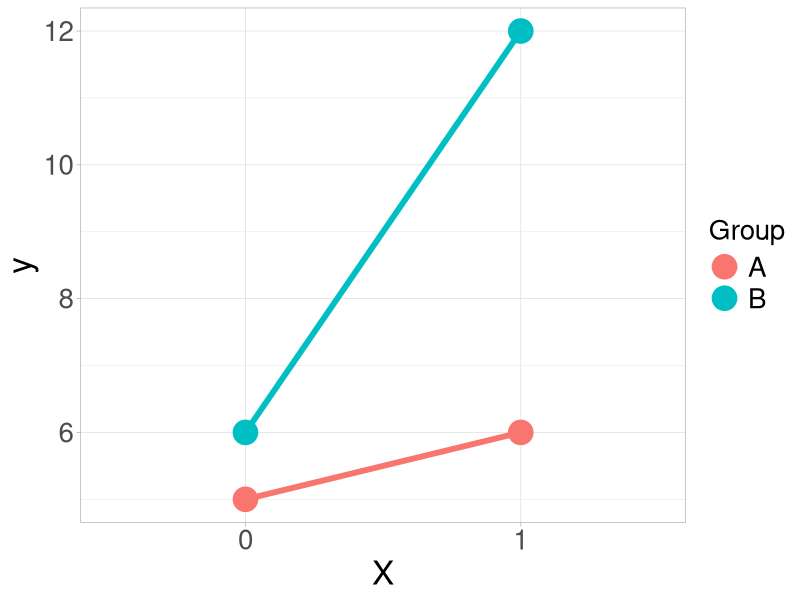
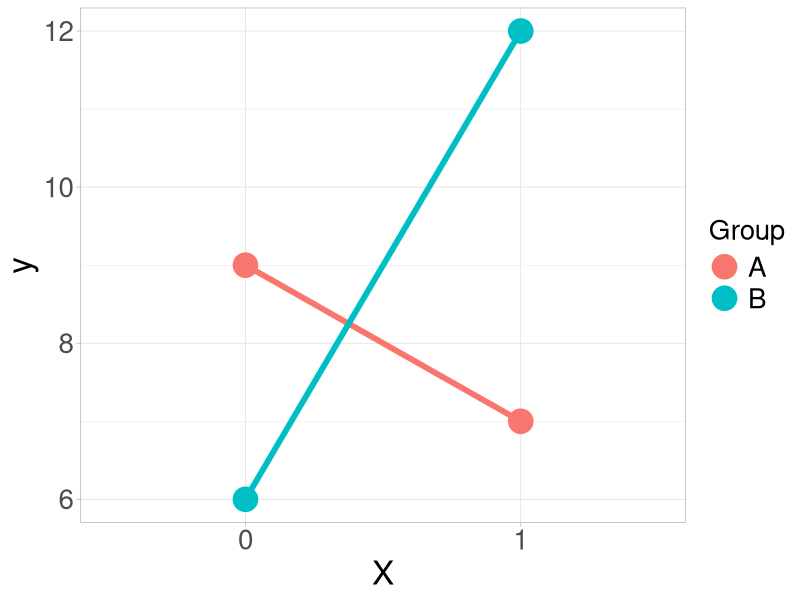
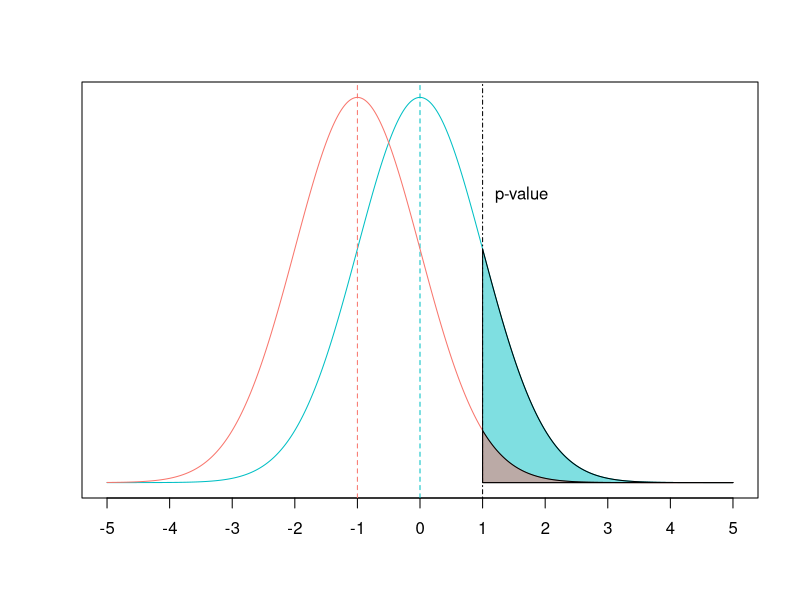
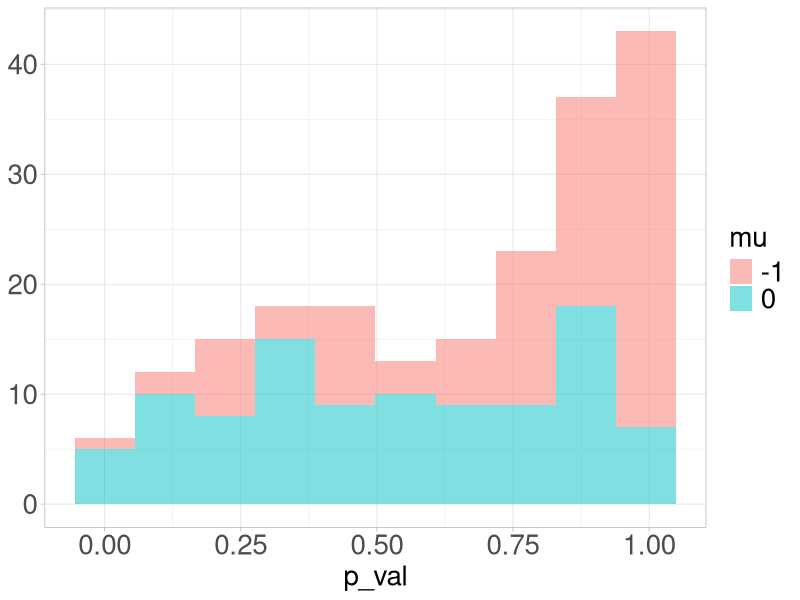
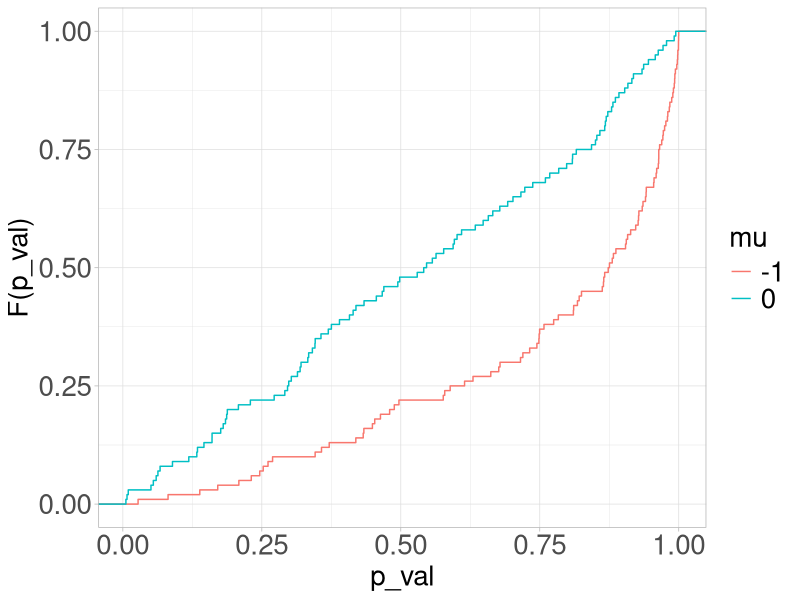
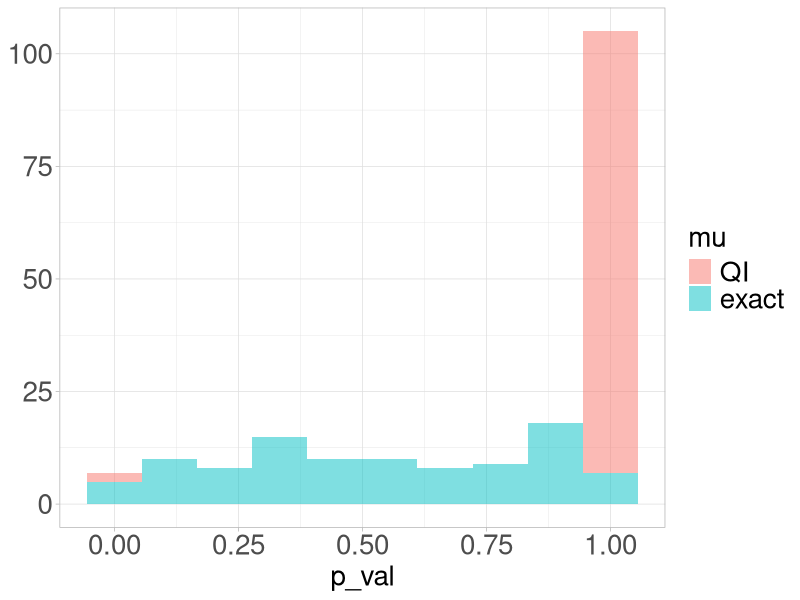
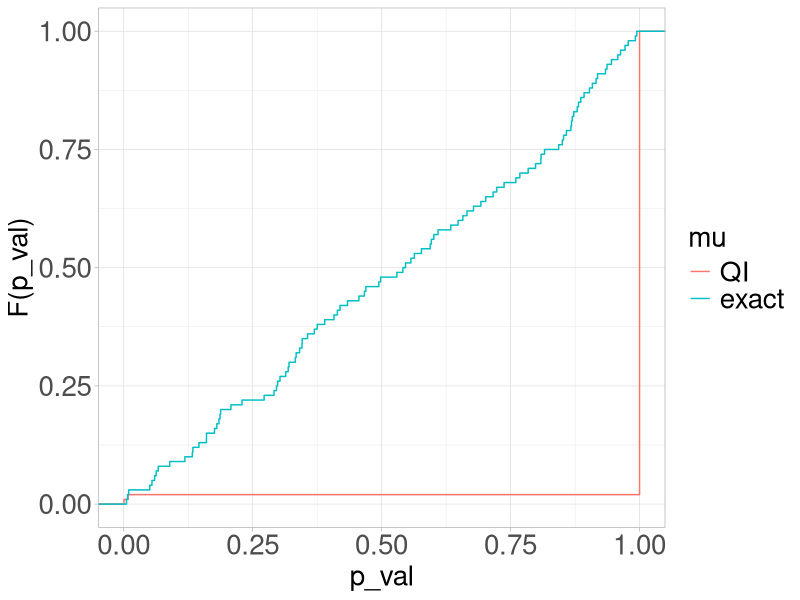
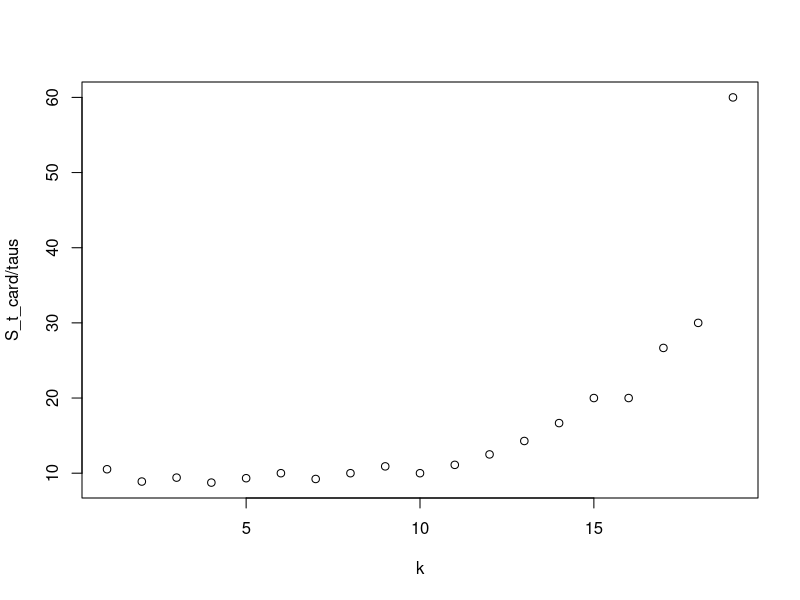

The R source for these figures, in order:
## ---- chunk 1

## ---- chunk 2
library(tidyverse)
## ---- chunk 3
tibble(X = factor(c(0, 0, 1, 1)),
       Group = factor(c("A", "B", "A", "B")),
       y = c(5, 6, 6, 12)) %>%
  ggplot(aes(X, y, color = Group, group = Group)) +
  geom_line(lwd = 2) +
  geom_point(size = 8) +
  theme_light() +
  theme(axis.text.x = element_text(size = 20),
        axis.text.y = element_text(size = 20),
        axis.title.x = element_text(size = 24),
        axis.title.y = element_text(size = 24),
        legend.text = element_text(size = 20),
        legend.title = element_text(size = 20))
## ---- chunk 4
tibble(X = factor(c(0, 0, 1, 1)),
       Group = factor(c("A", "B", "A", "B")),
       y = c(9, 6, 7, 12)) %>%
  ggplot(aes(X, y, color = Group, group = Group)) +
  geom_line(lwd = 2) +
  geom_point(size = 8) +
  theme_light() +
  theme(axis.text.x = element_text(size = 20),
        axis.text.y = element_text(size = 20),
        axis.title.x = element_text(size = 24),
        axis.title.y = element_text(size = 24),
        legend.text = element_text(size = 20),
        legend.title = element_text(size = 20))
## ---- chunk 5
p_global_bonferroni <- function(p_vals) {
  n <- length(p_vals)
  return(min(n * min(p_vals), 1))
}
## ---- chunk 6
x <- seq(-5, 5, 0.01)
f0 <- dnorm(x, mean = 0)
f_1 <- dnorm(x, mean = -1)
plot(x, f0, type = "l", col = "#00BFC4",
     xlab = "", ylab = "", xaxt = "n", yaxt = "n")
axis(1, at = seq(-5, 5, by = 1))
abline(v = 0, col = "#00BFC4", lty = 2)
lines(x, f_1, col = "#F8766D")
abline(v = -1, col = "#F8766D", lty = 2)
abline(v = 1, col = 1, lty = 4)
text(1.2, 0.3, labels = "p-value", adj = c(0, 0.5))
gr <- as.vector(col2rgb("#00BFC4")) / 255
re <- as.vector(col2rgb("#F8766D")) / 255
polygon(c(x[x>=1], max(x), 1), c(f0[x>=1], 0, 0),
        col=rgb(gr[1], gr[2], gr[3], 0.5))
polygon(c(x[x>=1], max(x), 1), c(f_1[x>=1], 0, 0),
        col=rgb(re[1], re[2], re[3], 0.5))

## ---- chunk 7
y1 <- rnorm(n = 100, mean = 0)
p1 <- 1 - pnorm(y1, mean = 0)
y2 <- rnorm(n = 100, mean = -1)
p2 <- 1 - pnorm(y2, mean = 0)

## ---- chunk 8
df <- tibble(p_val = c(p1, p2),
             mu = factor(c(rep(0, 100), rep(-1, 100))))
h <- df %>%
  ggplot(aes(p_val, fill = mu)) +
  geom_histogram(bins = 10, alpha = 0.5)

cdf <- df %>%
  ggplot(aes(p_val, color = mu)) +
  stat_ecdf()
## ---- chunk 9
h +
  labs(y = NULL) +
  theme_light() +
  theme(axis.text = element_text(size = 20),
        axis.title.x = element_text(size = 20),
        legend.text = element_text(size = 20),
        legend.title = element_text(size = 20))
## ---- chunk 10
cdf +
  labs(y = "F(p_val)") +
  theme_light() +
  theme(axis.text = element_text(size = 20),
        axis.title.y = element_text(size = 20),
        axis.title.x = element_text(size = 20),
        legend.text = element_text(size = 20),
        legend.title = element_text(size = 20))
## ---- chunk 11
set.seed(1)
## ---- chunk 12
y3 <- rnorm(100, mean = c(3, 3, rep(-10, 98)))
p3 <- 1 - pnorm(y3, mean = 0)

signif(head(p3), digits = 2)
## ---- chunk 13
df <- tibble(p_val = c(p1, p3),
             mu = factor(c(rep("exact", 100), rep("QI", 100)),
                         levels = c("QI", "exact")))
h <- df %>%
  ggplot(aes(p_val, fill = mu)) +
  geom_histogram(bins = 10, alpha = 0.5)

cdf <- df %>%
  ggplot(aes(p_val, color = mu)) +
  stat_ecdf()
## ---- chunk 14
h +
  labs(y = NULL) +
  theme_light() +
  theme(axis.text = element_text(size = 20),
        axis.title.x = element_text(size = 20),
        legend.text = element_text(size = 20),
        legend.title = element_text(size = 20))
## ---- chunk 15
cdf +
  labs(y = "F(p_val)") +
  theme_light() +
  theme(axis.text = element_text(size = 20),
        axis.title.y = element_text(size = 20),
        axis.title.x = element_text(size = 20),
        legend.text = element_text(size = 20),
        legend.title = element_text(size = 20))
## ---- chunk 16
p_pos <- 1 - pnorm(y3, mean = 0)
p_neg <- pnorm(y3, mean = 0)

p_global_bonferroni(p_pos); p_global_bonferroni(p_neg)

max(p_global_bonferroni(p_pos), p_global_bonferroni(p_neg)) 
## ---- chunk 17
p_global_bonferroni(p3[p3 <= 0.8] / 0.8)
## ---- chunk 18
tau <- 0.8
p_pos <- 1 - pnorm(y3, mean = 0)
p_neg <- pnorm(y3, mean = 0)

(p_pos_gl <- p_global_bonferroni(p_pos[p_pos <= tau] / tau))
(p_neg_gl <- p_global_bonferroni(p_neg[p_neg <= tau] / tau))

max(p_pos_gl, p_neg_gl)
## ---- chunk 19
n_sim <- 10000
reject <- numeric(n_sim); reject_cond <- numeric(n_sim)

for (j in 1:n_sim) {
  y <- rnorm(100, mean = c(4, rep(-4, 99)))
  p <- 1 - pnorm(y, mean = 0)
  reject[j] <- as.integer(p_global_bonferroni(p) < 0.05)
  reject_cond[j] <- as.integer(p_global_bonferroni(p[p <= 0.8]/0.8) < 0.05)
}
mean(reject); mean(reject_cond)
## ---- chunk 20
reject <- numeric(n_sim); reject_cond <- numeric(n_sim)

for (j in 1:n_sim) {
  y <- rnorm(100, mean = c(rep(1, 50), rep(-1, 50)))
  p_pos <- 1 - pnorm(y, mean = 0)
  p_neg <- pnorm(y, mean = 0)
  p_pos_gl <- p_global_bonferroni(p_pos)
  p_neg_gl <- p_global_bonferroni(p_neg)
  p <- max(p_pos_gl, p_neg_gl)
  reject[j] <- as.integer(p < 0.05)
  p_pos_gl <- p_global_bonferroni(p_pos[p_pos <= 0.8] / 0.8)
  p_neg_gl <- p_global_bonferroni(p_neg[p_neg <= 0.8] / 0.8)
  p <- max(p_pos_gl, p_neg_gl)
  reject_cond[j] <- as.integer(p < 0.05)
}
mean(reject); mean(reject_cond)
## ---- chunk 21
p_values <- c(1.0, 1.0, 0.95, 0.9, 0.8, 0.7, 0.5, 0.2, 0.1, 0.01, 0.01, 0.001)
taus <- seq(0.95, 0.05, -0.05)
K <- length(taus)
S_t_card <- numeric(K)
for (k in 1:K) {
  S_t_card[k] <- length(p_values[p_values <= taus[k]])
}

plot(1:K, S_t_card / taus, xlab = "k")
